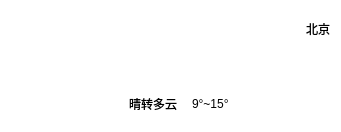
    <widget class="QWidget" name="widget_3" native="true">
     <property name="geometry">
      <rect>
       <x>10</x>
       <y>70</y>
       <width>341</width>
       <height>121</height>
      </rect>
     </property>
     <property name="styleSheet">
      <string notr="true">background-color: rgba(157, 133, 255, 0);
border-radius: 15px</string>
     </property>
     <layout class="QHBoxLayout" name="horizontalLayout_3">
      <property name="spacing">
       <number>8</number>
      </property>
      <item>
       <widget class="QLabel" name="lblTypeIcon">
        <property name="minimumSize">
         <size>
          <width>110</width>
          <height>110</height>
         </size>
        </property>
        <property name="maximumSize">
         <size>
          <width>110</width>
          <height>110</height>
         </size>
        </property>
        <property name="styleSheet">
         <string notr="true">background-color: rgba(255, 255, 255, 0);</string>
        </property>
        <property name="text">
         <string/>
        </property>
        <property name="pixmap">
         <pixmap resource="res.qrc">:/res/type/DuoYun.png</pixmap>
        </property>
        <property name="scaledContents">
         <bool>true</bool>
        </property>
        <property name="alignment">
         <set>Qt::AlignCenter</set>
        </property>
       </widget>
      </item>
      <item>
       <layout class="QVBoxLayout" name="verticalLayout_2">
        <property name="spacing">
         <number>0</number>
        </property>
        <item>
         <layout class="QHBoxLayout" name="horizontalLayout_2">
          <item>
           <widget class="QLabel" name="lblTemp">
            <property name="font">
             <font>
              <family>Arial</family>
              <pointsize>50</pointsize>
              <weight>50</weight>
              <italic>false</italic>
              <bold>false</bold>
             </font>
            </property>
            <property name="styleSheet">
             <string notr="true">color: rgb(255, 255, 255);
font: 50pt &quot;Arial&quot;;
background-color: rgba(0, 255, 255, 0);</string>
            </property>
            <property name="text">
             <string>13°</string>
            </property>
            <property name="scaledContents">
             <bool>true</bool>
            </property>
            <property name="alignment">
             <set>Qt::AlignCenter</set>
            </property>
           </widget>
          </item>
          <item>
           <spacer name="horizontalSpacer_2">
            <property name="orientation">
             <enum>Qt::Horizontal</enum>
            </property>
            <property name="sizeHint" stdset="0">
             <size>
              <width>40</width>
              <height>20</height>
             </size>
            </property>
           </spacer>
          </item>
          <item>
           <layout class="QVBoxLayout" name="verticalLayout">
            <property name="topMargin">
             <number>0</number>
            </property>
            <property name="bottomMargin">
             <number>40</number>
            </property>
            <item>
             <widget class="QLabel" name="lblCity">
              <property name="styleSheet">
               <string notr="true">font: 12pt &quot;Microsoft YaHei UI&quot;;
background-color: rgba(255, 255, 255,0);</string>
              </property>
              <property name="text">
               <string>北京</string>
              </property>
              <property name="alignment">
               <set>Qt::AlignRight|Qt::AlignTrailing|Qt::AlignVCenter</set>
              </property>
             </widget>
            </item>
           </layout>
          </item>
         </layout>
        </item>
        <item>
         <layout class="QHBoxLayout" name="horizontalLayout">
          <property name="spacing">
           <number>6</number>
          </property>
          <property name="sizeConstraint">
           <enum>QLayout::SetDefaultConstraint</enum>
          </property>
          <item>
           <widget class="QLabel" name="lblType">
            <property name="sizePolicy">
             <sizepolicy hsizetype="Preferred" vsizetype="Preferred">
              <horstretch>0</horstretch>
              <verstretch>0</verstretch>
             </sizepolicy>
            </property>
            <property name="styleSheet">
             <string notr="true">background-color: rgba(255, 255, 255,0);
font: 12pt &quot;微软雅黑&quot;;</string>
            </property>
            <property name="text">
             <string>晴转多云</string>
            </property>
            <property name="scaledContents">
             <bool>true</bool>
            </property>
            <property name="alignment">
             <set>Qt::AlignLeading|Qt::AlignLeft|Qt::AlignVCenter</set>
            </property>
           </widget>
          </item>
          <item>
           <widget class="Line" name="line">
            <property name="minimumSize">
             <size>
              <width>0</width>
              <height>15</height>
             </size>
            </property>
            <property name="maximumSize">
             <size>
              <width>16777215</width>
              <height>15</height>
             </size>
            </property>
            <property name="styleSheet">
             <string notr="true">color: rgb(255, 0, 0);</string>
            </property>
            <property name="orientation">
             <enum>Qt::Vertical</enum>
            </property>
           </widget>
          </item>
          <item>
           <widget class="QLabel" name="lblLowHigh">
            <property name="styleSheet">
             <string notr="true">background-color: rgba(255, 255, 255,0);
font: 12pt &quot;微软雅黑&quot;;</string>
            </property>
            <property name="text">
             <string>9°~15°</string>
            </property>
            <property name="alignment">
             <set>Qt::AlignLeading|Qt::AlignLeft|Qt::AlignVCenter</set>
            </property>
           </widget>
          </item>
          <item>
           <spacer name="horizontalSpacer">
            <property name="orientation">
             <enum>Qt::Horizontal</enum>
            </property>
            <property name="sizeHint" stdset="0">
             <size>
              <width>40</width>
              <height>20</height>
             </size>
            </property>
           </spacer>
          </item>
         </layout>
        </item>
       </layout>
      </item>
     </layout>
    </widget>
